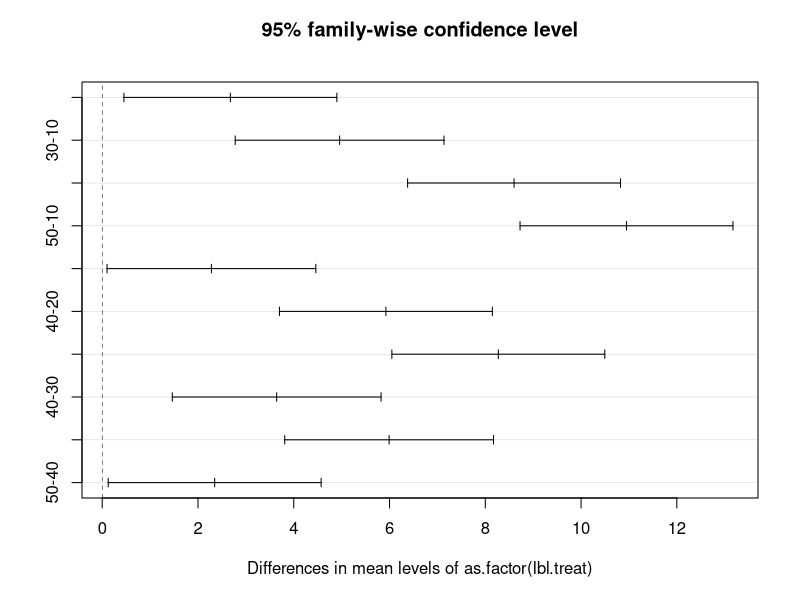

Generate this figure with R:
# Here is the GSR experiment data again. Lets reload the data first
y <- c(
  2.60,3.35,3.33,3.06,3.38,3.85,3.01,3.02,3.29,3.00,3.20,3.11,
  6.84,6.32,6.96,5.85,5.95,6.29,5.57,5.00,5.42,5.73,5.29,5.10,
  6.51,6.72,8.24,7.38,9.84,9.42,8.09,6.80,7.95,8.62,8.41,8.62,9.23,
  10.28,11.47,14.10,12.54,16.13,11.03,10.81,10.19,13.01,11.17,11.33,9.35,
  11.80,13.74, 5.18,20.13,16.94,14.09,16.07,14.90,17.47,14.21,13.13,11.93
)

# Treatment labels for each data point
lbl.treat <- c(
  10, 10, 10, 10, 10, 10, 10, 10, 10, 10, 10, 10,
  20, 20, 20, 20, 20, 20, 20, 20, 20, 20, 20, 20,
  30, 30, 30, 30, 30, 30, 30, 30, 30, 30, 30, 30, 30,
  40, 40, 40, 40, 40, 40, 40, 40, 40, 40, 40, 40,
  50, 50, 50, 50, 50, 50, 50, 50, 50, 50, 50, 50
)

# Do the ANOVA first:
fit <- aov(y ~ as.factor(lbl.treat))
summary(fit)

# Find a significant result from ANOVA? Do a Tukey HSD:
fit.tukey <- TukeyHSD(fit)
fit.tukey       # Tukey test outputs
plot(fit.tukey) # Graphical version
